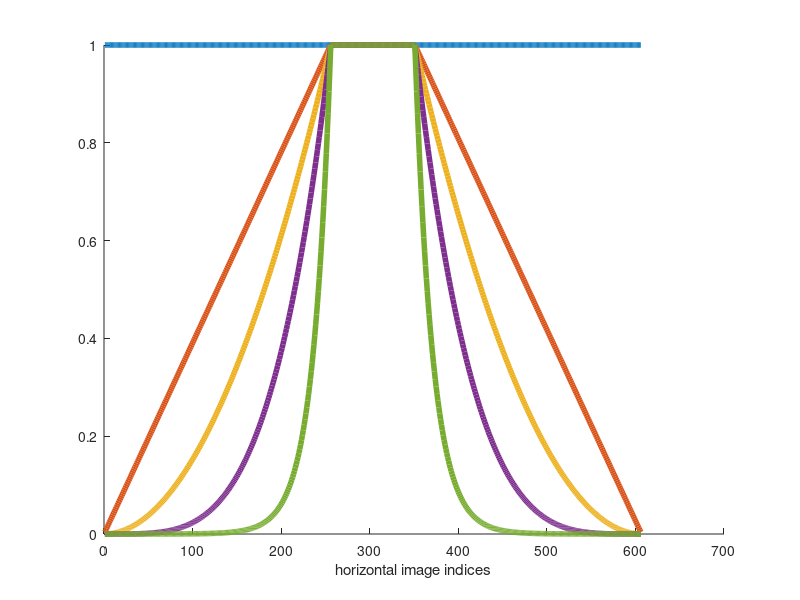

The MATLAB source for this figure: (Note: this script raises an error after producing the figure.)
%% definitions:
clear all;
NXx = 256;
NFx = 351;
NYx = 606;
conv_size = NXx+NFx-1;
minConvCoeffs = (conv_size - NYx)/2;
maxCoeffs = min(NXx, NFx);
peakLength = conv_size - 2*(maxCoeffs-1);

%% create proportional weights:
proportional_weights = (minConvCoeffs+1):(maxCoeffs-1);
proportional_weights = [proportional_weights maxCoeffs*ones(1,peakLength)];
proportional_weights = [proportional_weights, (maxCoeffs-1):-1:(minConvCoeffs+1)];
proportional_weights = proportional_weights / maxCoeffs;

%% create other weights from it:
none_weights = ones(1, size(proportional_weights,2));
square_weights = proportional_weights.^2;
quad_weights = proportional_weights.^4;
exp_weights = exp((proportional_weights-1.0)*maxCoeffs/20);

%% plot weights:
xx = 1:numel(proportional_weights);

figure; hold on;
plot(xx, none_weights, 'linewidth',4);
plot(xx, proportional_weights, 'linewidth',4);
plot(xx, square_weights, 'linewidth',4);
plot(xx, quad_weights, 'linewidth',4);
plot(xx, exp_weights, 'linewidth',4);

ax = xlabel('horizontal image indices');
ax.FontSize = 40;
ax = ylabel('Loss Weight');
ax.FontSize = 40;

lgd = legend({'none', 'proportional', 'square', 'quad', 'exp'}, ...
    'FontSize', 40);

